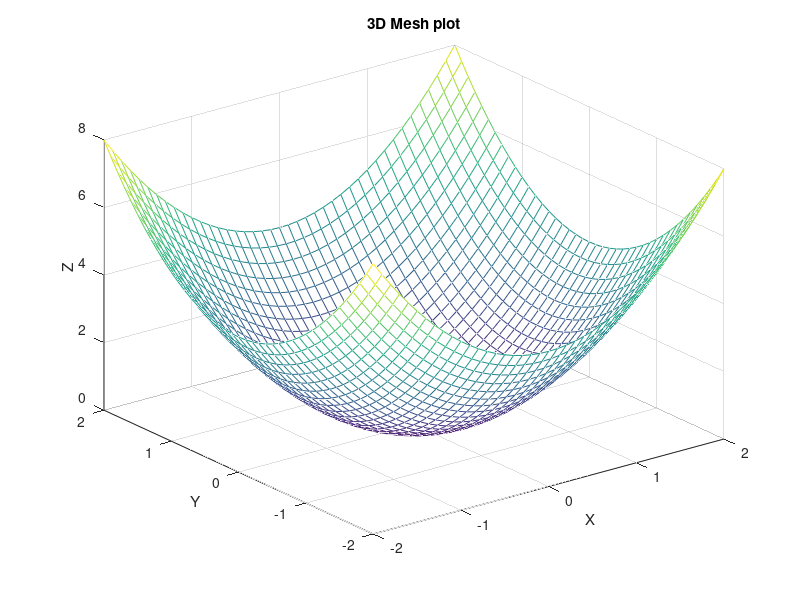
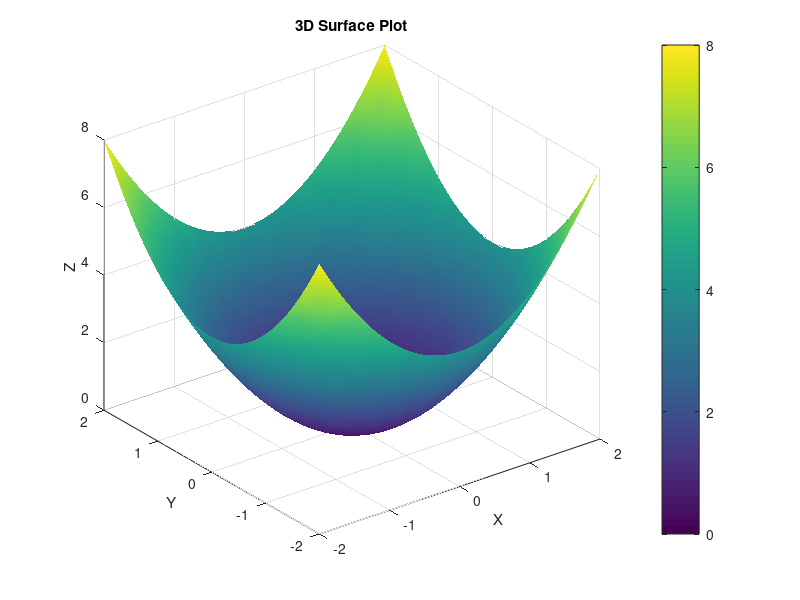
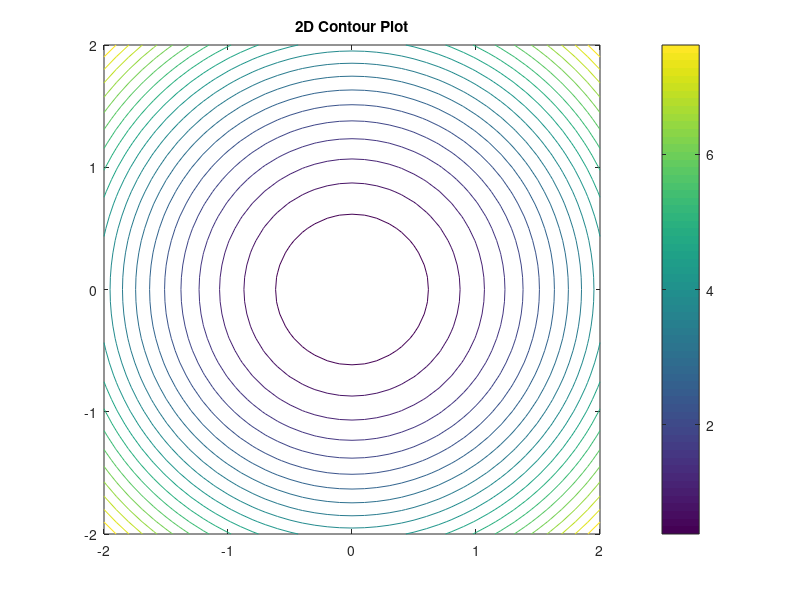
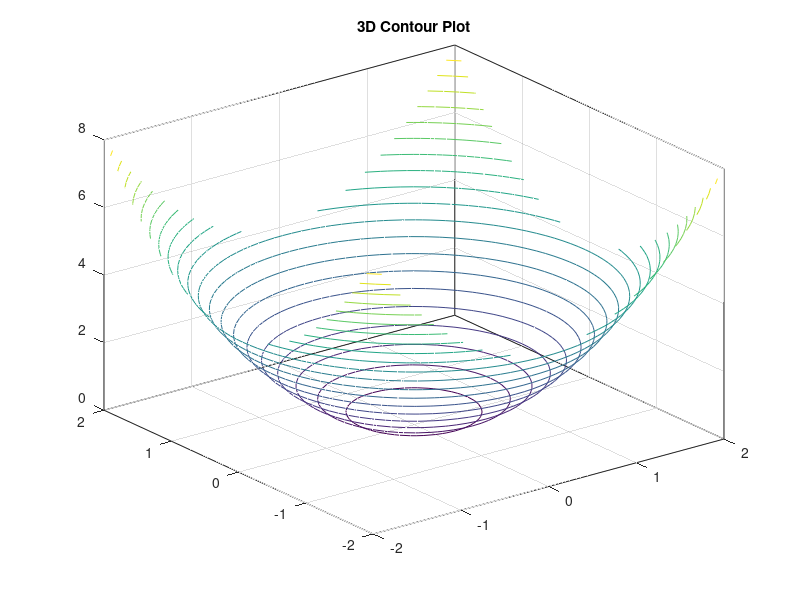

Reproduce these figures in MATLAB, in order.
[X, Y] = meshgrid(-2:0.1:2, -2:0.1:2);
Z = X.^2 + Y.^2;

figure;
mesh(X,Y,Z);
xlabel('X'),ylabel('Y'),zlabel('Z');
title('3D Mesh plot');
grid on;


figure;
surf(X, Y, Z);
shading interp;      % smooth color transitions
colorbar;            % display color scale
xlabel('X'); ylabel('Y'); zlabel('Z');
title('3D Surface Plot');


figure;
contour(X, Y, Z, 20); % 20 contour levels
colorbar;
title('2D Contour Plot');

figure;
contour3(X, Y, Z, 20); % 3D contour lines
title('3D Contour Plot');

% contour → top-down view (2D)
% contour3 → 3D lines


figure;
surfc(X, Y, Z);
title('Surface + Contour Plot');

% 3D Scatter
x = rand(1, 30);
y = rand(1, 30);
z = rand(1, 30);
figure; scatter3(x, y, z, 60, z, 'filled');

%scatter3(x, y, z, 10);  % small points
%scatter3(x, y, z, 100); % large points
%scatter3(x, y, z, 60, z);  % colors according to z
colorbar;                  % shows the color scale


% 3D Line
t = 0:0.1:10;
figure; plot3(sin(t), cos(t), t, 'LineWidth', 2);
grid on;
xlabel('X'); ylabel('Y'); zlabel('Z');
title('3D Line Plot');



%1️⃣ Specialized 2D Plots
% area – stacked area plots
% barh – horizontal bar chart
% pie / pie3 – 2D and 3D pie charts
% stem / stairs – discrete data visualization
% histogram – histogram plots
% errorbar – data with error bars
% polarplot – polar coordinates plot
% compass – directional vectors in polar coordinates
% rose – circular histogram (angles)
% 2️⃣ Specialized 3D Plots
% meshc – mesh + contour combined
% surfl – surface with lighting effect
% ribbon – 3D ribbon plot
% waterfall – 3D waterfall (already mentioned briefly)
% slice – slice 3D volumetric data
% contourf – filled contour plots
% sphere, cylinder, ellipsoid – plotting geometric 3D shapes
% 3️⃣ Vector Field Plots
% quiver – 2D vector field
% quiver3 – 3D vector field
% 4️⃣ Other Useful Plotting Functions
% plotmatrix – scatter plots for matrix pairs (correlation analysis)
% scatterhist – scatter plot with histograms
% spy – visualize sparsity of matrices
% imagesc / imshow – display images or matrices as color maps
% heatmap – grid-based heatmaps
% 
% ✅ Summary
% We have covered: plot, subplot, hold on/off, scatter3, mesh, surf, contour, contour3, surfc, waterfall, bar, barh, pie, stairs, stem, polarplot, quiver, quiver3.
% Missing specialized or advanced plots: area, errorbar, ribbon, slice, surfl, plotmatrix, spy, heatmap, etc.
